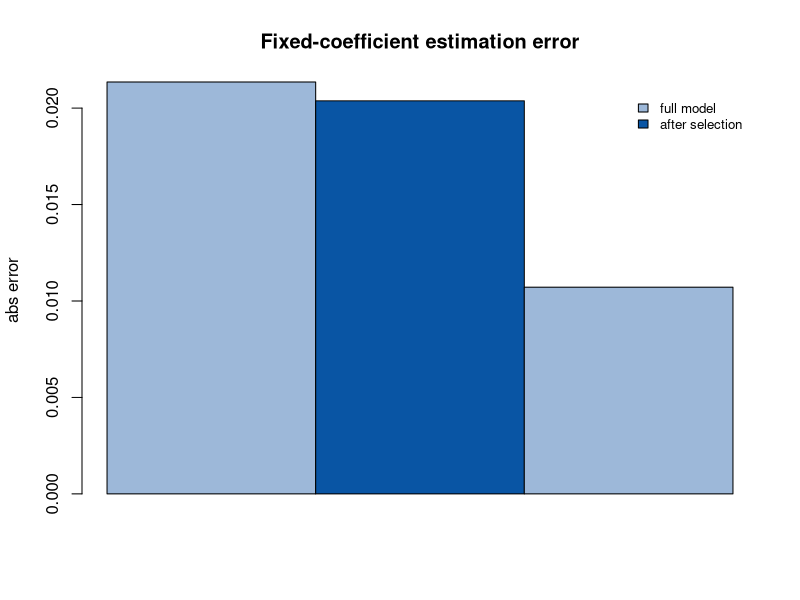

This chart was generated by the following R code:
## ---- chunk 1
set.seed(2026)
n <- 200
u <- runif(n); v <- runif(n); tt <- runif(n)
x1 <- rnorm(n); x2 <- rnorm(n); x3 <- rnorm(n)
a_true <- c(1, -0.5)
b_true <- 2 + u                       # x3 的真实效应是时空函数（伪固定指标）
y <- a_true[1] * x1 + a_true[2] * x2 + b_true * x3 + rnorm(n, sd = 0.5)

st_dist <- function(i, j) sqrt((u[i] - u[j])^2 + (v[i] - v[j])^2 + (tt[i] - tt[j])^2)
h <- 0.4
W <- matrix(0, n, n)
for (j in 1:n) W[, j] <- exp(-(sapply(1:n, function(i) st_dist(i, j)))^2 / h^2)

# 两步估计：① 局部估计 x3 的变系数；② 加权最小二乘估计固定系数
b_hat <- sapply(1:n, function(j) {
  w <- W[, j]
  sum(w * x3 * (y - a_true[1] * x1 - a_true[2] * x2)) / sum(w * x3^2)
})
yt <- y - b_hat * x3
Xf <- cbind(x1, x2, x3)               # 全模型：x3 误当固定指标
a_full <- solve(t(Xf) %*% Xf, t(Xf) %*% yt)
Xf2 <- cbind(x1, x2)                  # 变量选择后：剔除 x3
a_sel <- solve(t(Xf2) %*% Xf2, t(Xf2) %*% yt)
cat("full model a:", round(a_full[1:2], 3),
    " RMSE:", round(sqrt(mean((a_full[1:2] - a_true)^2)), 3), "\n")
cat("after selection a:", round(a_sel, 3),
    " RMSE:", round(sqrt(mean((a_sel - a_true)^2)), 3), "\n")
## ---- chunk 2
barplot(rbind(Full = abs(a_full[1:2] - a_true),
              Selected = abs(a_sel - a_true)),
        beside = TRUE, col = c("#9db8d9", "#0955a4"),
        main = "Fixed-coefficient estimation error", ylab = "abs error",
        legend.text = c("full model", "after selection"),
        args.legend = list(bty = "n", cex = 0.8))
